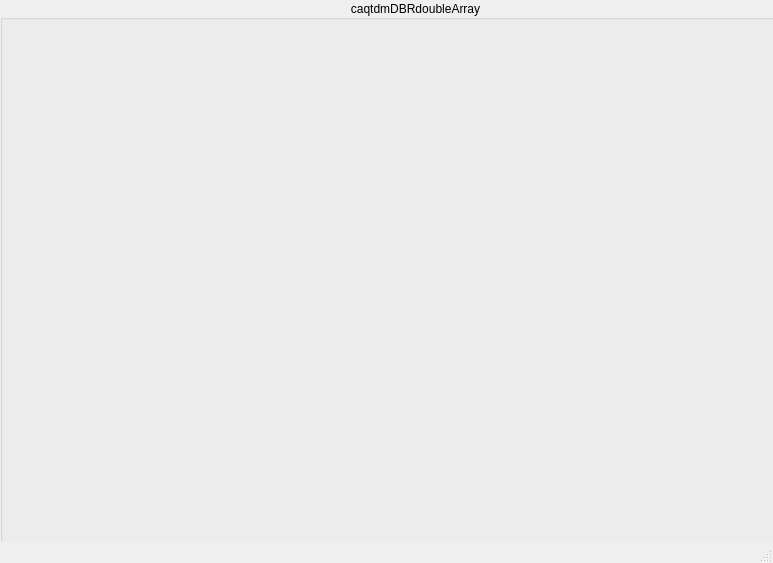
<?xml version="1.0" encoding="UTF-8"?>
<ui version="4.0">
 <class>MainWindow</class>
 <widget class="QMainWindow" name="MainWindow">
  <property name="geometry">
   <rect>
    <x>0</x>
    <y>0</y>
    <width>773</width>
    <height>563</height>
   </rect>
  </property>
  <property name="windowTitle">
   <string>MainWindow</string>
  </property>
  <widget class="QWidget" name="centralwidget">
   <widget class="QGroupBox" name="groupBox_6">
    <property name="geometry">
     <rect>
      <x>0</x>
      <y>0</y>
      <width>831</width>
      <height>771</height>
     </rect>
    </property>
    <property name="autoFillBackground">
     <bool>true</bool>
    </property>
    <property name="title">
     <string>caqtdmDBRdoubleArray</string>
    </property>
    <property name="alignment">
     <set>Qt::AlignCenter</set>
    </property>
    <widget class="caCartesianPlot" name="caCartesianPlot_1">
     <property name="geometry">
      <rect>
       <x>0</x>
       <y>20</y>
       <width>359</width>
       <height>228</height>
      </rect>
     </property>
     <property name="sizePolicy">
      <sizepolicy hsizetype="Expanding" vsizetype="Expanding">
       <horstretch>0</horstretch>
       <verstretch>0</verstretch>
      </sizepolicy>
     </property>
     <property name="Title" stdset="0">
      <string notr="true">epics3</string>
     </property>
     <property name="TitleX">
      <string notr="true">index</string>
     </property>
     <property name="TitleY">
      <string notr="true">volts</string>
     </property>
     <property name="channels_1" stdset="0">
      <string notr="true">;epics3://caqtdmDBRdoubleArray</string>
     </property>
     <property name="Style_1">
      <enum>caCartesianPlot::FillUnder</enum>
     </property>
     <property name="symbol_1">
      <enum>caCartesianPlot::NoSymbol</enum>
     </property>
     <property name="color_1">
      <color>
       <red>170</red>
       <green>255</green>
       <blue>255</blue>
      </color>
     </property>
     <property name="channels_2" stdset="0">
      <string notr="true"/>
     </property>
     <property name="channels_3" stdset="0">
      <string notr="true"/>
     </property>
     <property name="plotMode">
      <enum>caCartesianPlot::PlotLastNPoints</enum>
     </property>
     <property name="foreground">
      <color>
       <red>218</red>
       <green>218</green>
       <blue>218</blue>
      </color>
     </property>
     <property name="background">
      <color>
       <red>255</red>
       <green>255</green>
       <blue>255</blue>
      </color>
     </property>
     <property name="scaleColor">
      <color>
       <red>0</red>
       <green>0</green>
       <blue>0</blue>
      </color>
     </property>
     <property name="XaxisScaling" stdset="0">
      <enum>caCartesianPlot::Auto</enum>
     </property>
     <property name="YaxisScaling" stdset="0">
      <enum>caCartesianPlot::Auto</enum>
     </property>
     <property name="XaxisLimits">
      <string notr="true">0;1</string>
     </property>
     <property name="YaxisLimits">
      <string>0.01;10</string>
     </property>
     <property name="XaxisEnabled">
      <bool>false</bool>
     </property>
     <property name="XaxisType">
      <enum>caCartesianPlot::linear</enum>
     </property>
     <property name="YAxisType" stdset="0">
      <enum>caCartesianPlot::linear</enum>
     </property>
    </widget>
    <widget class="caCartesianPlot" name="caCartesianPlot_2">
     <property name="geometry">
      <rect>
       <x>0</x>
       <y>250</y>
       <width>359</width>
       <height>228</height>
      </rect>
     </property>
     <property name="sizePolicy">
      <sizepolicy hsizetype="Expanding" vsizetype="Expanding">
       <horstretch>0</horstretch>
       <verstretch>0</verstretch>
      </sizepolicy>
     </property>
     <property name="Title" stdset="0">
      <string notr="true">default</string>
     </property>
     <property name="TitleX">
      <string notr="true">index</string>
     </property>
     <property name="TitleY">
      <string notr="true">volts</string>
     </property>
     <property name="channels_1" stdset="0">
      <string notr="true">;caqtdmDBRdoubleArray</string>
     </property>
     <property name="Style_1">
      <enum>caCartesianPlot::FillUnder</enum>
     </property>
     <property name="symbol_1">
      <enum>caCartesianPlot::NoSymbol</enum>
     </property>
     <property name="color_1">
      <color>
       <red>170</red>
       <green>255</green>
       <blue>255</blue>
      </color>
     </property>
     <property name="channels_2" stdset="0">
      <string notr="true"/>
     </property>
     <property name="channels_3" stdset="0">
      <string notr="true"/>
     </property>
     <property name="plotMode">
      <enum>caCartesianPlot::PlotLastNPoints</enum>
     </property>
     <property name="foreground">
      <color>
       <red>218</red>
       <green>218</green>
       <blue>218</blue>
      </color>
     </property>
     <property name="background">
      <color>
       <red>255</red>
       <green>255</green>
       <blue>255</blue>
      </color>
     </property>
     <property name="scaleColor">
      <color>
       <red>0</red>
       <green>0</green>
       <blue>0</blue>
      </color>
     </property>
     <property name="XaxisScaling" stdset="0">
      <enum>caCartesianPlot::Auto</enum>
     </property>
     <property name="YaxisScaling" stdset="0">
      <enum>caCartesianPlot::Auto</enum>
     </property>
     <property name="XaxisLimits">
      <string notr="true">0;1</string>
     </property>
     <property name="YaxisLimits">
      <string>0.01;10</string>
     </property>
     <property name="XaxisEnabled">
      <bool>false</bool>
     </property>
     <property name="XaxisType">
      <enum>caCartesianPlot::linear</enum>
     </property>
     <property name="YAxisType" stdset="0">
      <enum>caCartesianPlot::linear</enum>
     </property>
    </widget>
    <widget class="caCartesianPlot" name="caCartesianPlot_3">
     <property name="geometry">
      <rect>
       <x>380</x>
       <y>20</y>
       <width>359</width>
       <height>228</height>
      </rect>
     </property>
     <property name="sizePolicy">
      <sizepolicy hsizetype="Expanding" vsizetype="Expanding">
       <horstretch>0</horstretch>
       <verstretch>0</verstretch>
      </sizepolicy>
     </property>
     <property name="Title" stdset="0">
      <string notr="true">ca</string>
     </property>
     <property name="TitleX">
      <string notr="true">index</string>
     </property>
     <property name="TitleY">
      <string notr="true">volts</string>
     </property>
     <property name="channels_1" stdset="0">
      <string notr="true">;ca://caqtdmDBRdoubleArray</string>
     </property>
     <property name="Style_1">
      <enum>caCartesianPlot::FillUnder</enum>
     </property>
     <property name="symbol_1">
      <enum>caCartesianPlot::NoSymbol</enum>
     </property>
     <property name="color_1">
      <color>
       <red>170</red>
       <green>255</green>
       <blue>255</blue>
      </color>
     </property>
     <property name="channels_2" stdset="0">
      <string notr="true"/>
     </property>
     <property name="channels_3" stdset="0">
      <string notr="true"/>
     </property>
     <property name="plotMode">
      <enum>caCartesianPlot::PlotLastNPoints</enum>
     </property>
     <property name="foreground">
      <color>
       <red>218</red>
       <green>218</green>
       <blue>218</blue>
      </color>
     </property>
     <property name="background">
      <color>
       <red>255</red>
       <green>255</green>
       <blue>255</blue>
      </color>
     </property>
     <property name="scaleColor">
      <color>
       <red>0</red>
       <green>0</green>
       <blue>0</blue>
      </color>
     </property>
     <property name="XaxisScaling" stdset="0">
      <enum>caCartesianPlot::Auto</enum>
     </property>
     <property name="YaxisScaling" stdset="0">
      <enum>caCartesianPlot::Auto</enum>
     </property>
     <property name="XaxisLimits">
      <string notr="true">0;1</string>
     </property>
     <property name="YaxisLimits">
      <string>0.01;10</string>
     </property>
     <property name="XaxisEnabled">
      <bool>false</bool>
     </property>
     <property name="XaxisType">
      <enum>caCartesianPlot::linear</enum>
     </property>
     <property name="YAxisType" stdset="0">
      <enum>caCartesianPlot::linear</enum>
     </property>
    </widget>
    <widget class="caCartesianPlot" name="caCartesianPlot_4">
     <property name="geometry">
      <rect>
       <x>380</x>
       <y>260</y>
       <width>359</width>
       <height>228</height>
      </rect>
     </property>
     <property name="sizePolicy">
      <sizepolicy hsizetype="Expanding" vsizetype="Expanding">
       <horstretch>0</horstretch>
       <verstretch>0</verstretch>
      </sizepolicy>
     </property>
     <property name="Title" stdset="0">
      <string notr="true">pva</string>
     </property>
     <property name="TitleX">
      <string notr="true">index</string>
     </property>
     <property name="TitleY">
      <string notr="true">volts</string>
     </property>
     <property name="channels_1" stdset="0">
      <string notr="true">;pva://caqtdmDBRdoubleArray</string>
     </property>
     <property name="Style_1">
      <enum>caCartesianPlot::FillUnder</enum>
     </property>
     <property name="symbol_1">
      <enum>caCartesianPlot::NoSymbol</enum>
     </property>
     <property name="color_1">
      <color>
       <red>170</red>
       <green>255</green>
       <blue>255</blue>
      </color>
     </property>
     <property name="channels_2" stdset="0">
      <string notr="true"/>
     </property>
     <property name="channels_3" stdset="0">
      <string notr="true"/>
     </property>
     <property name="plotMode">
      <enum>caCartesianPlot::PlotLastNPoints</enum>
     </property>
     <property name="foreground">
      <color>
       <red>218</red>
       <green>218</green>
       <blue>218</blue>
      </color>
     </property>
     <property name="background">
      <color>
       <red>255</red>
       <green>255</green>
       <blue>255</blue>
      </color>
     </property>
     <property name="scaleColor">
      <color>
       <red>0</red>
       <green>0</green>
       <blue>0</blue>
      </color>
     </property>
     <property name="XaxisScaling" stdset="0">
      <enum>caCartesianPlot::Auto</enum>
     </property>
     <property name="YaxisScaling" stdset="0">
      <enum>caCartesianPlot::Auto</enum>
     </property>
     <property name="XaxisLimits">
      <string notr="true">0;1</string>
     </property>
     <property name="YaxisLimits">
      <string>0.01;10</string>
     </property>
     <property name="XaxisEnabled">
      <bool>false</bool>
     </property>
     <property name="XaxisType">
      <enum>caCartesianPlot::linear</enum>
     </property>
     <property name="YAxisType" stdset="0">
      <enum>caCartesianPlot::linear</enum>
     </property>
    </widget>
   </widget>
  </widget>
  <widget class="QMenuBar" name="menubar">
   <property name="geometry">
    <rect>
     <x>0</x>
     <y>0</y>
     <width>773</width>
     <height>19</height>
    </rect>
   </property>
  </widget>
  <widget class="QStatusBar" name="statusbar"/>
 </widget>
 <customwidgets>
  <customwidget>
   <class>caCartesianPlot</class>
   <extends>QFrame</extends>
   <header>caCartesianPlot</header>
  </customwidget>
 </customwidgets>
 <resources/>
 <connections/>
</ui>
